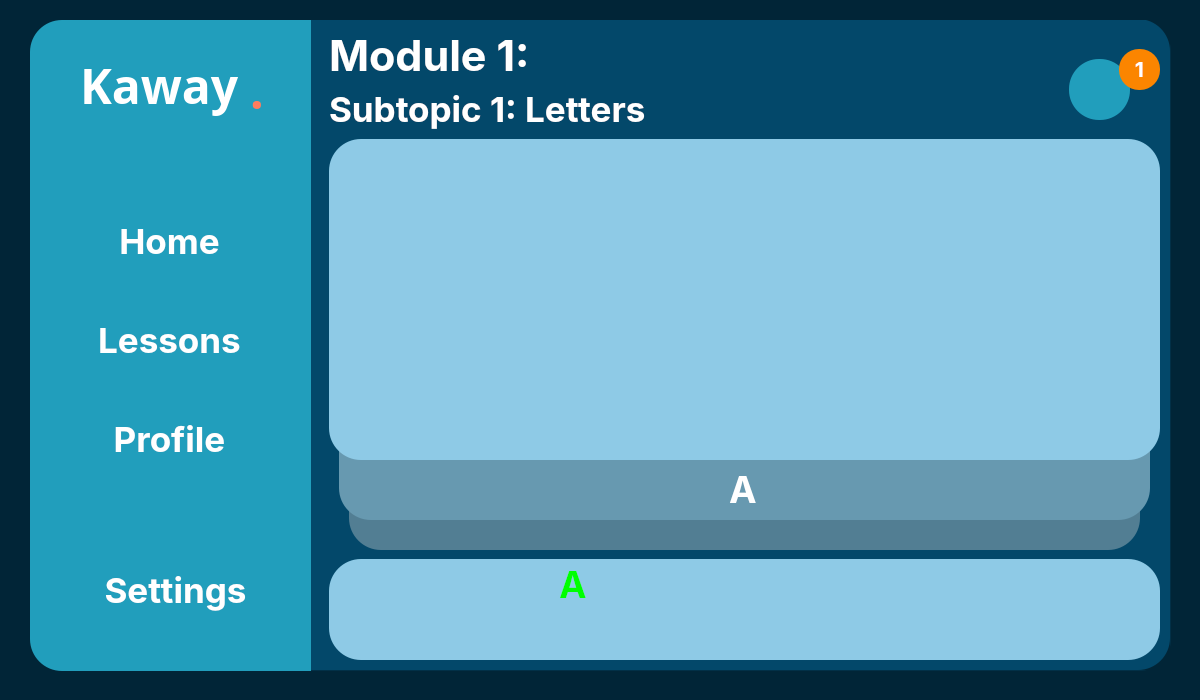
<?xml version="1.0" encoding="UTF-8"?>
<ui version="4.0">
 <class>MainWindow</class>
 <widget class="QMainWindow" name="MainWindow">
  <property name="geometry">
   <rect>
    <x>0</x>
    <y>0</y>
    <width>1200</width>
    <height>700</height>
   </rect>
  </property>
  <property name="windowTitle">
   <string>MainWindow</string>
  </property>
  <property name="styleSheet">
   <string notr="true">
background-color: rgb(1, 37, 55);</string>
  </property>
  <widget class="QWidget" name="centralwidget">
   <widget class="QWidget" name="MainBar" native="true">
    <property name="geometry">
     <rect>
      <x>30</x>
      <y>20</y>
      <width>1141</width>
      <height>651</height>
     </rect>
    </property>
    <property name="styleSheet">
     <string notr="true"/>
    </property>
    <widget class="QWidget" name="SideTab" native="true">
     <property name="geometry">
      <rect>
       <x>0</x>
       <y>0</y>
       <width>281</width>
       <height>651</height>
      </rect>
     </property>
     <widget class="QFrame" name="SideTabFrame">
      <property name="geometry">
       <rect>
        <x>0</x>
        <y>0</y>
        <width>291</width>
        <height>651</height>
       </rect>
      </property>
      <property name="styleSheet">
       <string notr="true">background-color: rgb(33, 158, 188);
border-top-left-radius: 32px;
border-bottom-left-radius: 32px;</string>
      </property>
      <property name="frameShape">
       <enum>QFrame::StyledPanel</enum>
      </property>
      <property name="frameShadow">
       <enum>QFrame::Raised</enum>
      </property>
      <widget class="QPushButton" name="Settings">
       <property name="geometry">
        <rect>
         <x>50</x>
         <y>550</y>
         <width>191</width>
         <height>41</height>
        </rect>
       </property>
       <property name="font">
        <font>
         <family>Inter</family>
         <pointsize>26</pointsize>
         <weight>75</weight>
         <bold>true</bold>
        </font>
       </property>
       <property name="styleSheet">
        <string notr="true">color:rgb(255, 255, 255)</string>
       </property>
       <property name="text">
        <string>Settings</string>
       </property>
       <property name="icon">
        <iconset>
         <normaloff>../../AppData/Local/Programs/Python/Python311/Lib/site-packages/qt6_applications/Qt/bin/setting-3.svg</normaloff>../../AppData/Local/Programs/Python/Python311/Lib/site-packages/qt6_applications/Qt/bin/setting-3.svg</iconset>
       </property>
       <property name="iconSize">
        <size>
         <width>35</width>
         <height>35</height>
        </size>
       </property>
      </widget>
      <widget class="QWidget" name="verticalLayoutWidget">
       <property name="geometry">
        <rect>
         <x>-1</x>
         <y>150</y>
         <width>281</width>
         <height>341</height>
        </rect>
       </property>
       <layout class="QVBoxLayout" name="verticalLayout">
        <item>
         <widget class="QPushButton" name="Home">
          <property name="font">
           <font>
            <family>Inter</family>
            <pointsize>26</pointsize>
            <weight>75</weight>
            <bold>true</bold>
           </font>
          </property>
          <property name="layoutDirection">
           <enum>Qt::LeftToRight</enum>
          </property>
          <property name="autoFillBackground">
           <bool>false</bool>
          </property>
          <property name="styleSheet">
           <string notr="true">color:rgb(255, 255, 255)</string>
          </property>
          <property name="text">
           <string>Home</string>
          </property>
          <property name="icon">
           <iconset>
            <normaloff>../../AppData/Local/Programs/Python/Python311/Lib/site-packages/qt6_applications/Qt/bin/element-3.png</normaloff>../../AppData/Local/Programs/Python/Python311/Lib/site-packages/qt6_applications/Qt/bin/element-3.png</iconset>
          </property>
          <property name="iconSize">
           <size>
            <width>30</width>
            <height>30</height>
           </size>
          </property>
         </widget>
        </item>
        <item>
         <widget class="QPushButton" name="Lessons">
          <property name="font">
           <font>
            <family>Inter</family>
            <pointsize>26</pointsize>
            <weight>75</weight>
            <bold>true</bold>
           </font>
          </property>
          <property name="styleSheet">
           <string notr="true">color:rgb(255, 255, 255)</string>
          </property>
          <property name="text">
           <string>Lessons</string>
          </property>
          <property name="icon">
           <iconset>
            <normaloff>../../AppData/Local/Programs/Python/Python311/Lib/site-packages/qt6_applications/Qt/bin/note-2.svg</normaloff>../../AppData/Local/Programs/Python/Python311/Lib/site-packages/qt6_applications/Qt/bin/note-2.svg</iconset>
          </property>
          <property name="iconSize">
           <size>
            <width>40</width>
            <height>40</height>
           </size>
          </property>
         </widget>
        </item>
        <item>
         <widget class="QPushButton" name="Profile">
          <property name="font">
           <font>
            <family>Inter</family>
            <pointsize>26</pointsize>
            <weight>75</weight>
            <bold>true</bold>
           </font>
          </property>
          <property name="styleSheet">
           <string notr="true">color:rgb(255, 255, 255)</string>
          </property>
          <property name="text">
           <string>Profile</string>
          </property>
          <property name="icon">
           <iconset>
            <normaloff>../../AppData/Local/Programs/Python/Python311/Lib/site-packages/qt6_applications/Qt/bin/user-square.svg</normaloff>../../AppData/Local/Programs/Python/Python311/Lib/site-packages/qt6_applications/Qt/bin/user-square.svg</iconset>
          </property>
          <property name="iconSize">
           <size>
            <width>35</width>
            <height>35</height>
           </size>
          </property>
         </widget>
        </item>
       </layout>
      </widget>
      <widget class="QLabel" name="Kaway">
       <property name="geometry">
        <rect>
         <x>50</x>
         <y>30</y>
         <width>221</width>
         <height>71</height>
        </rect>
       </property>
       <property name="font">
        <font>
         <family>Poppins</family>
         <pointsize>36</pointsize>
         <weight>75</weight>
         <bold>true</bold>
        </font>
       </property>
       <property name="styleSheet">
        <string notr="true">color:rgb(255, 255, 255)</string>
       </property>
       <property name="text">
        <string>Kaway</string>
       </property>
      </widget>
      <widget class="QLabel" name="Period">
       <property name="geometry">
        <rect>
         <x>220</x>
         <y>40</y>
         <width>49</width>
         <height>61</height>
        </rect>
       </property>
       <property name="font">
        <font>
         <family>Poppins</family>
         <pointsize>36</pointsize>
         <weight>75</weight>
         <bold>true</bold>
        </font>
       </property>
       <property name="styleSheet">
        <string notr="true">color: rgb(255, 124, 93);</string>
       </property>
       <property name="text">
        <string>.</string>
       </property>
      </widget>
     </widget>
    </widget>
    <widget class="QWidget" name="RightContainer" native="true">
     <property name="geometry">
      <rect>
       <x>279</x>
       <y>-1</y>
       <width>861</width>
       <height>651</height>
      </rect>
     </property>
     <widget class="QFrame" name="frame">
      <property name="geometry">
       <rect>
        <x>40</x>
        <y>450</y>
        <width>791</width>
        <height>81</height>
       </rect>
      </property>
      <property name="styleSheet">
       <string notr="true">background-color: rgb(82, 126, 147);
border-radius: 32px</string>
      </property>
      <property name="frameShape">
       <enum>QFrame::StyledPanel</enum>
      </property>
      <property name="frameShadow">
       <enum>QFrame::Raised</enum>
      </property>
     </widget>
     <widget class="QFrame" name="frame_2">
      <property name="geometry">
       <rect>
        <x>30</x>
        <y>170</y>
        <width>811</width>
        <height>331</height>
       </rect>
      </property>
      <property name="styleSheet">
       <string notr="true">background-color: rgb(103, 153, 176);
border-radius: 32px</string>
      </property>
      <property name="frameShape">
       <enum>QFrame::StyledPanel</enum>
      </property>
      <property name="frameShadow">
       <enum>QFrame::Raised</enum>
      </property>
      <widget class="QLabel" name="label_2">
       <property name="geometry">
        <rect>
         <x>390</x>
         <y>280</y>
         <width>31</width>
         <height>41</height>
        </rect>
       </property>
       <property name="font">
        <font>
         <family>Inter</family>
         <pointsize>28</pointsize>
         <weight>75</weight>
         <bold>true</bold>
        </font>
       </property>
       <property name="styleSheet">
        <string notr="true">color: rgb(255, 255, 255);</string>
       </property>
       <property name="text">
        <string>A</string>
       </property>
      </widget>
     </widget>
     <widget class="QFrame" name="frame_3">
      <property name="geometry">
       <rect>
        <x>20</x>
        <y>120</y>
        <width>831</width>
        <height>321</height>
       </rect>
      </property>
      <property name="styleSheet">
       <string notr="true">background-color: rgb(142, 202, 230);
border-radius: 32px
</string>
      </property>
      <property name="frameShape">
       <enum>QFrame::StyledPanel</enum>
      </property>
      <property name="frameShadow">
       <enum>QFrame::Raised</enum>
      </property>
     </widget>
     <widget class="QFrame" name="frame_4">
      <property name="geometry">
       <rect>
        <x>20</x>
        <y>540</y>
        <width>831</width>
        <height>101</height>
       </rect>
      </property>
      <property name="styleSheet">
       <string notr="true">background-color: rgb(142, 202, 230);
border-radius: 32px
</string>
      </property>
      <property name="frameShape">
       <enum>QFrame::StyledPanel</enum>
      </property>
      <property name="frameShadow">
       <enum>QFrame::Raised</enum>
      </property>
      <widget class="QLabel" name="label_3">
       <property name="geometry">
        <rect>
         <x>230</x>
         <y>0</y>
         <width>51</width>
         <height>51</height>
        </rect>
       </property>
       <property name="font">
        <font>
         <family>Inter</family>
         <pointsize>28</pointsize>
         <weight>75</weight>
         <bold>true</bold>
        </font>
       </property>
       <property name="styleSheet">
        <string notr="true">color: rgb(0, 255, 0);</string>
       </property>
       <property name="text">
        <string>A</string>
       </property>
      </widget>
     </widget>
     <widget class="QFrame" name="mainframe">
      <property name="geometry">
       <rect>
        <x>0</x>
        <y>0</y>
        <width>861</width>
        <height>651</height>
       </rect>
      </property>
      <property name="styleSheet">
       <string notr="true">background-color: rgb(3, 72, 106);
border-top-right-radius: 32px;
border-bottom-right-radius: 32px;</string>
      </property>
      <property name="frameShape">
       <enum>QFrame::StyledPanel</enum>
      </property>
      <property name="frameShadow">
       <enum>QFrame::Raised</enum>
      </property>
      <widget class="QWidget" name="verticalLayoutWidget_2">
       <property name="geometry">
        <rect>
         <x>20</x>
         <y>10</y>
         <width>336</width>
         <height>102</height>
        </rect>
       </property>
       <layout class="QVBoxLayout" name="verticalLayout_2">
        <item>
         <widget class="QLabel" name="Module">
          <property name="font">
           <font>
            <family>Inter</family>
            <pointsize>32</pointsize>
            <weight>75</weight>
            <bold>true</bold>
           </font>
          </property>
          <property name="styleSheet">
           <string notr="true">color: rgb(255, 255, 255);</string>
          </property>
          <property name="text">
           <string>Module 1:</string>
          </property>
         </widget>
        </item>
        <item>
         <widget class="QLabel" name="subtopic">
          <property name="font">
           <font>
            <family>Inter</family>
            <pointsize>26</pointsize>
            <weight>75</weight>
            <bold>true</bold>
           </font>
          </property>
          <property name="styleSheet">
           <string notr="true">color: rgb(255, 255, 255);</string>
          </property>
          <property name="text">
           <string>Subtopic 1: Letters</string>
          </property>
         </widget>
        </item>
       </layout>
      </widget>
      <widget class="QPushButton" name="pushButton">
       <property name="geometry">
        <rect>
         <x>760</x>
         <y>40</y>
         <width>61</width>
         <height>61</height>
        </rect>
       </property>
       <property name="styleSheet">
        <string notr="true">QPushButton {
	background-color: rgb(33, 158, 188);
    border-radius: 30px;
    }
</string>
       </property>
       <property name="text">
        <string/>
       </property>
       <property name="icon">
        <iconset>
         <normaloff>../../AppData/Local/Programs/Python/Python311/Lib/site-packages/qt6_applications/Qt/bin/notification-bing.svg</normaloff>../../AppData/Local/Programs/Python/Python311/Lib/site-packages/qt6_applications/Qt/bin/notification-bing.svg</iconset>
       </property>
       <property name="iconSize">
        <size>
         <width>40</width>
         <height>40</height>
        </size>
       </property>
      </widget>
      <widget class="QLabel" name="label">
       <property name="geometry">
        <rect>
         <x>810</x>
         <y>30</y>
         <width>41</width>
         <height>41</height>
        </rect>
       </property>
       <property name="font">
        <font>
         <family>Inter</family>
         <pointsize>16</pointsize>
         <weight>75</weight>
         <bold>true</bold>
        </font>
       </property>
       <property name="styleSheet">
        <string notr="true">color: rgb(255, 255, 255);
background-color: rgb(251, 133, 0);
    border-radius: 20px;
  </string>
       </property>
       <property name="text">
        <string>1</string>
       </property>
       <property name="alignment">
        <set>Qt::AlignCenter</set>
       </property>
      </widget>
     </widget>
     <zorder>mainframe</zorder>
     <zorder>frame</zorder>
     <zorder>frame_2</zorder>
     <zorder>frame_3</zorder>
     <zorder>frame_4</zorder>
    </widget>
    <widget class="QFrame" name="MainFrame">
     <property name="geometry">
      <rect>
       <x>0</x>
       <y>0</y>
       <width>1141</width>
       <height>651</height>
      </rect>
     </property>
     <property name="styleSheet">
      <string notr="true">background-color: rgb(2, 48, 71);
border-radius: 32px
</string>
     </property>
     <property name="frameShape">
      <enum>QFrame::StyledPanel</enum>
     </property>
     <property name="frameShadow">
      <enum>QFrame::Raised</enum>
     </property>
    </widget>
    <zorder>MainFrame</zorder>
    <zorder>RightContainer</zorder>
    <zorder>SideTab</zorder>
   </widget>
  </widget>
  <widget class="QStatusBar" name="statusbar"/>
 </widget>
 <resources/>
 <connections/>
</ui>
